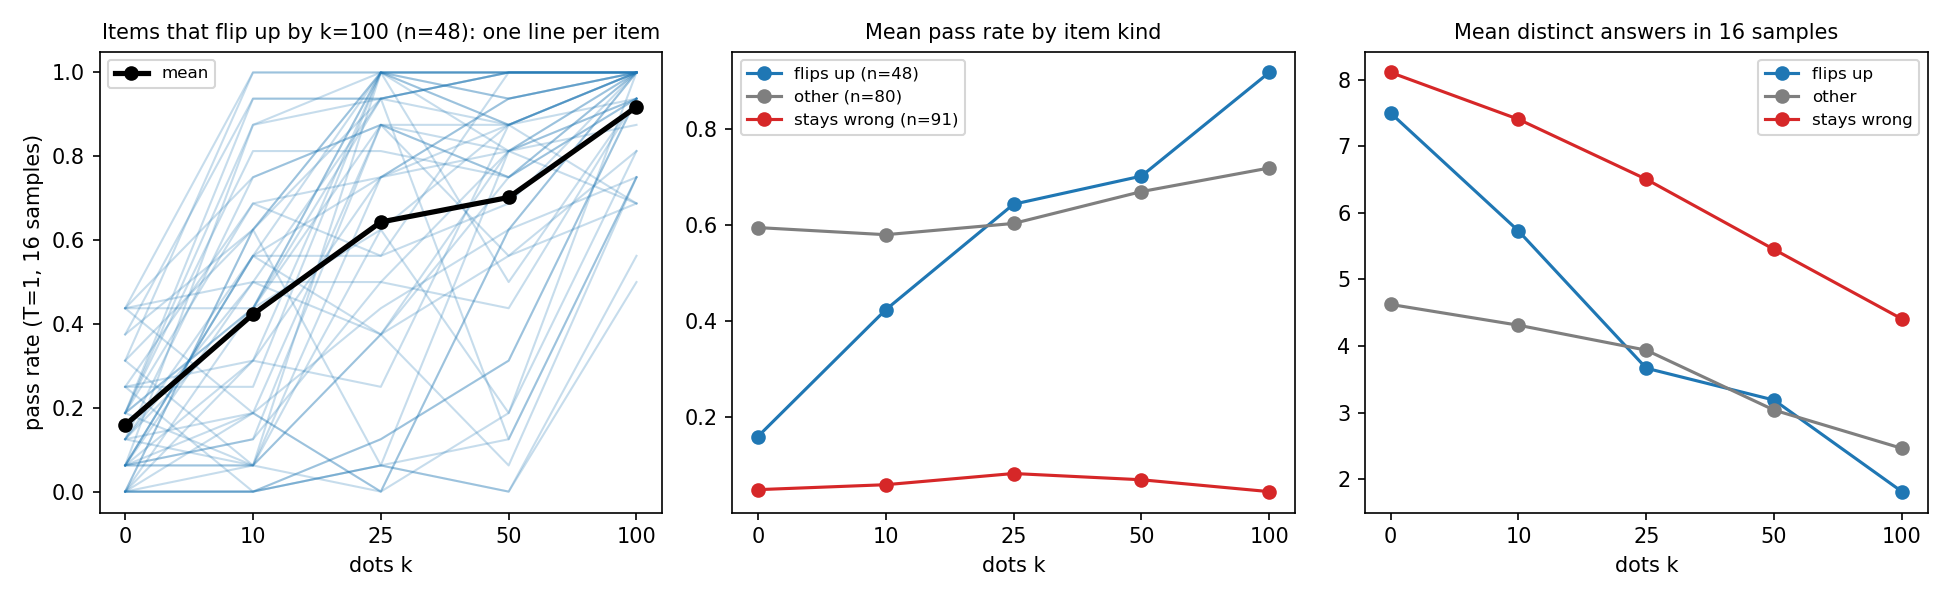

Generate this figure with Python:
"""Follow-up: per-item dose-response of dot filler length (T=1, K=16 samples).

Run: python scripts/followup_dose.py
Adds k = 10, 25, 50 to the existing Phase 3 M=300 data (k = 0 and k = 100). Items already at
ceiling in both existing conditions (>= 15/16 correct) are skipped as uninformative.
Writes data/results/followup_dose.jsonl, data/results/followup_dose_items.csv,
data/results/followup_dose_summary.json and scripts/followup_dose.png.
"""
import json
import sys
from collections import Counter
from pathlib import Path

import matplotlib
matplotlib.use("Agg")
import matplotlib.pyplot as plt
import numpy as np
import pandas as pd

ROOT = Path(__file__).resolve().parents[1]
sys.path.insert(0, str(Path(__file__).parent))
import api
from prompts import build_messages, parse_answer

NEW_KS, ALL_KS, K = [10, 25, 50], [0, 10, 25, 50, 100], 16
USD_PER_PROMPT_TOKEN = 0.14e-6

load = lambda name: [json.loads(l) for l in open(ROOT / "data" / "tasks" / name)]
few_shot, items = load("fewshot.jsonl"), {it["idx"]: it for it in load("eval.jsonl")}
p3 = pd.DataFrame(json.loads(l) for l in open(ROOT / "data/results/phase3_M300.jsonl"))
p3 = p3[p3.cond.isin(["k0_T1.0", "F_T1.0"])].assign(k=lambda d: np.where(d.cond == "k0_T1.0", 0, 100))
ends = p3.pivot_table(index="idx", columns="k", values="correct", aggfunc="mean")
run_idx = [i for i in ends.index if not (ends.loc[i, 0] >= 15 / 16 and ends.loc[i, 100] >= 15 / 16)]

reqs, meta = [], []
for k in NEW_KS:
    for i in run_idx:
        msgs = build_messages(few_shot, items[i], "dots", k)
        for s in range(K):
            reqs.append({"messages": msgs, "temperature": 1.0, "sample": s})
            meta.append((k, s, i))
projected = sum(len(json.dumps(r["messages"])) / 2.5 for r in reqs) * USD_PER_PROMPT_TOKEN
print(f"{len(run_idx)} items, {len(reqs)} calls, projected <= ${projected:.2f} if nothing is cached", flush=True)
resps = api.chat_many(reqs, max_tokens=10, tag="followup_dose", projected_usd=projected)

rows = []
with open(ROOT / "data/results/followup_dose.jsonl", "w") as f:
    for (k, s, i), r in zip(meta, resps):
        text = api.text_of(r)
        ans = parse_answer(text)
        assert not api.has_reasoning(r)
        row = {"idx": i, "k": k, "sample": s, "response": text, "parsed": ans, "answer": items[i]["answer"],
               "correct": ans == items[i]["answer"]}
        rows.append(row)
        f.write(json.dumps({**row, "temperature": 1.0, "max_tokens": 10, "usage": r["usage"]}) + "\n")
df = pd.concat([pd.DataFrame(rows), p3[p3.idx.isin(run_idx)][["idx", "k", "sample", "parsed", "answer", "correct"]]])
df["ans"] = df.parsed.where(df.parsed.notna(), -10**9)

rate = df.pivot_table(index="idx", columns="k", values="correct", aggfunc="mean")[ALL_KS]
ndist = df.groupby(["idx", "k"]).ans.nunique().unstack()[ALL_KS]
mode = df.groupby(["idx", "k"]).ans.agg(lambda a: Counter(a).most_common(1)[0][0]).unstack()[ALL_KS]
d = rate[100] - rate[0]
kind = pd.Series(np.where(d >= 0.5, "flips up", np.where((rate[0] <= 0.25) & (rate[100] <= 0.25), "stays wrong", "other")), index=rate.index)
rate.assign(kind=kind).to_csv(ROOT / "data/results/followup_dose_items.csv")
out = {"n_items_run": len(run_idx), "kinds": kind.value_counts().to_dict()}

print("\nmean pass rate by k:")
m = rate.groupby(kind).mean().round(3)
print(m.assign(n=kind.value_counts()).to_string())
out["mean_rate_by_kind"] = m.to_dict("index")

print("\nmean number of distinct answers in 16 samples, by k:")
nd = ndist.groupby(kind).mean().round(2)
print(nd.to_string())
out["mean_distinct_by_kind"] = nd.to_dict("index")

# ---- per-item shape for the flip items (endpoints k=0 and k=100 were used to select them) ----
fl = rate[kind == "flips up"]
mid = fl[NEW_KS]
cells = {"low (<=25%)": float((mid <= 0.25).values.mean()), "middle": float(((mid > 0.25) & (mid < 0.75)).values.mean()),
         "high (>=75%)": float((mid >= 0.75).values.mean())}
first_high = fl.apply(lambda r: next((k for k in [10, 25, 50, 100] if r[k] >= 0.75), None), axis=1)
gain_frac = fl[NEW_KS].sub(fl[0], axis=0).div(fl[100] - fl[0], axis=0)  # share of the k=100 gain reached
mono = (fl[[10, 25, 50, 100]].diff(axis=1).iloc[:, 1:] >= -0.125).all(axis=1)
print(f"\nflip items (n={len(fl)}): share of (item, k) cells at k=10/25/50 that are low / middle / high: "
      + ", ".join(f"{k} {v:.0%}" for k, v in cells.items()))
print("  by k:", {k: {"low": round(float((fl[k] <= .25).mean()), 2), "mid": round(float(((fl[k] > .25) & (fl[k] < .75)).mean()), 2),
                      "high": round(float((fl[k] >= .75).mean()), 2)} for k in NEW_KS})
print("  smallest k with pass rate >= 75%:", first_high.value_counts(dropna=False).sort_index().to_dict())
print("  median share of the k=100 gain reached at k=10/25/50:", gain_frac.median().round(2).to_dict())
print(f"  roughly monotone from k=10 up (no drop > 2/16): {mono.mean():.0%}")
jump = fl[ALL_KS].diff(axis=1).iloc[:, 1:].max(axis=1)
print(f"  largest single-step rise between adjacent k values: median {jump.median():.2f}; "
      f">= 0.5 in {np.mean(jump >= 0.5):.0%} of flip items")
out["flip_items"] = {"n": int(len(fl)), "cells_mid_k": cells, "first_k_high": {str(k): int(v) for k, v in first_high.value_counts(dropna=False).items()},
                     "median_gain_share": gain_frac.median().to_dict(), "monotone_share": float(mono.mean()),
                     "median_largest_step": float(jump.median()), "share_step_ge_0.5": float(np.mean(jump >= 0.5))}

# ---- items that stay wrong: does the settled wrong answer depend on k? ----
st = mode[kind == "stays wrong"]
same = {f"{a} vs {b}": float((st[a] == st[b]).mean()) for a, b in [(0, 100), (10, 100), (25, 100), (50, 100), (25, 50)]}
print(f"\nstays-wrong items (n={len(st)}): share whose most common answer is identical at two filler lengths:",
      {k: round(v, 2) for k, v in same.items()})
out["stays_wrong_same_mode"] = same

# ---- all run items: how many move at intermediate k but not at k=100, i.e. non-monotone ----
peak_mid = rate[NEW_KS].max(axis=1)
print(f"\nitems whose best intermediate k beats k=100 by >= 0.5: {(peak_mid - rate[100] >= 0.5).sum()} of {len(rate)}")
out["mid_beats_100_by_half"] = int((peak_mid - rate[100] >= 0.5).sum())
json.dump(out, open(ROOT / "data/results/followup_dose_summary.json", "w"), indent=1, default=str)

fig, axes = plt.subplots(1, 3, figsize=(13, 4))
x = range(len(ALL_KS))
for _, r in fl.iterrows():
    axes[0].plot(x, r[ALL_KS], color="C0", alpha=0.25, lw=1)
axes[0].plot(x, fl[ALL_KS].mean(), color="k", lw=2.5, marker="o", label="mean")
axes[0].set_title(f"Items that flip up by k=100 (n={len(fl)}): one line per item", fontsize=10)
for kd, c in [("flips up", "C0"), ("other", "C7"), ("stays wrong", "C3")]:
    axes[1].plot(x, rate[kind == kd][ALL_KS].mean(), marker="o", color=c, label=f"{kd} (n={(kind == kd).sum()})")
    axes[2].plot(x, ndist[kind == kd][ALL_KS].mean(), marker="o", color=c, label=kd)
axes[1].set_title("Mean pass rate by item kind", fontsize=10)
axes[2].set_title("Mean distinct answers in 16 samples", fontsize=10)
for ax in axes:
    ax.set_xticks(list(x))
    ax.set_xticklabels(ALL_KS)
    ax.set_xlabel("dots k")
    ax.legend(fontsize=8)
axes[0].set_ylabel("pass rate (T=1, 16 samples)")
fig.tight_layout()
fig.savefig(Path(__file__).parent / "followup_dose.png", dpi=150)
print(f"\ntotal spend ${api.total_spend():.4f}")
